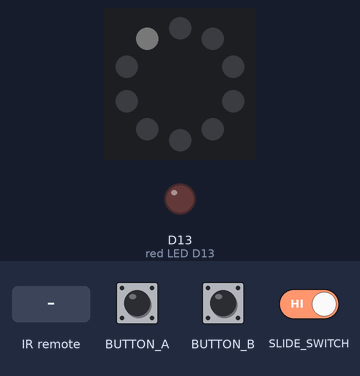
Bench run of a program on a simulated Circuit Playground running CircuitPython. Parts: the board's ring of 10 RGB LEDs (number 0 left of the top, counting anticlockwise), output pins drawn as LEDs (lit = HIGH). Dashed ring = blinking. Inputs (shaded band) come from the test bench. Dim RGB values are drawn brighter than linear; pins used as bus, display or sensor lines are not drawn.

Above: at 1.2 s.
1.3 s: slide switch moved to the right
At 1.45 s:
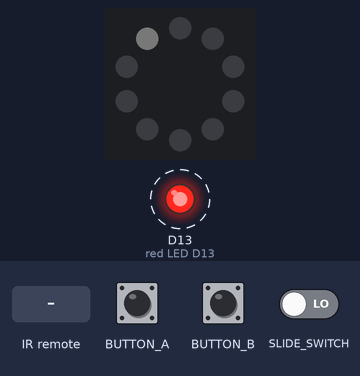
3.2 s: button A pressed for 0.15 s
At 3.6 s:
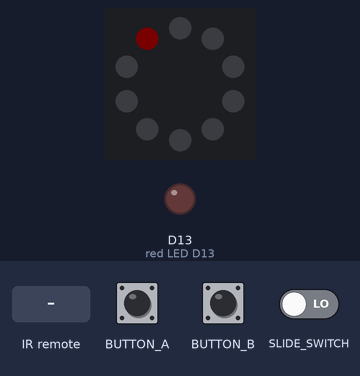
5.2 s: button B pressed for 0.15 s
At 5.7 s:
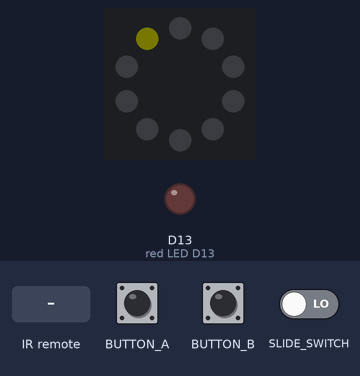
6.8 s: infrared code 0x45 received
At 7.2 s:
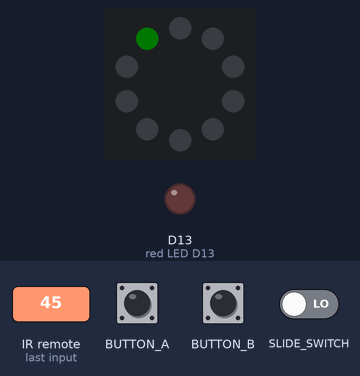
8.8 s: button B pressed for 1 s
At 9.7 s:
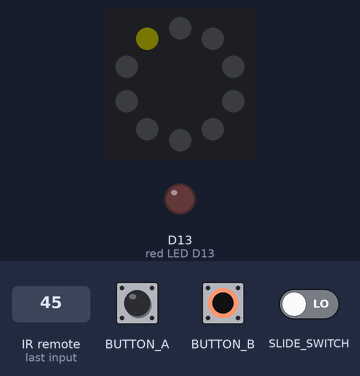
11.3 s: infrared code 0x46 received
At 12.1 s:
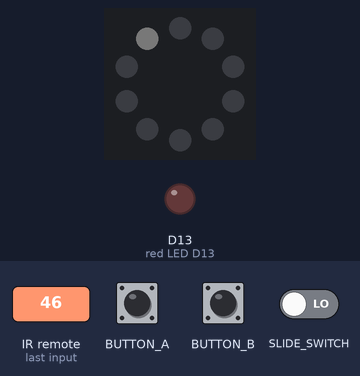
Timing chart, 0 to 14.3 s (numbered marks = the images above; inputs shaded):
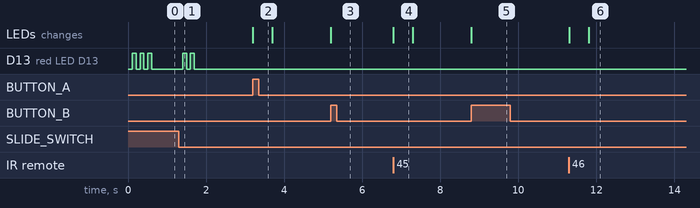

The program:

code.py
```python
import adafruit_irremote
import board
import pulseio
import time
from adafruit_circuitplayground.express import cpx

# Create a 'pulseio' output, to send infrared signals on the IR transmitter
pwm = pulseio.PWMOut(board.IR_TX, frequency=38000, duty_cycle=2 ** 15)
pulseout = pulseio.PulseOut(pwm)

# Create an encoder that will take numbers and turn them into NEC IR pulses
encoder = adafruit_irremote.GenericTransmit(
    header=[9500, 4500], one=[550, 550], zero=[550, 1700], trail=0
)

# Create a 'pulseio' input, to listen to infrared signals on the IR receiver
pulsein = pulseio.PulseIn(board.IR_RX, maxlen=120, idle_state=True)
# Create a decoder that will take pulses and turn them into numbers
decoder = adafruit_irremote.GenericDecode()

SELECT_COLOUR = 0x0000FF
ACTIVE_COLOUR = 0xFFFFFF
BLANK_COLOUR = 0x000000
FAIL_COLOUR = 0xFF0000
CONFIRM_COLOUR = 0x00FF00
WAITING_COLOUR = 0xFFFF00

IR_ERRORS = (
    adafruit_irremote.IRDecodeException,
    adafruit_irremote.IRNECRepeatException,
)


def flash_neopixel(index, colour, length=0.5):
    """
    Turn a neopixel a specific colour for a given amount
    of time. It will return to its original colour after.
    """

    original_colour = cpx.pixels[index]

    cpx.pixels[index] = colour
    time.sleep(length)
    cpx.pixels[index] = original_colour


def flash_led(amount, length=0.1):
    """Flash the red LED a given amount of times."""

    for _ in range(amount):
        time.sleep(length)
        cpx.red_led = True
        time.sleep(length)
        cpx.red_led = False


def selection_colour(index):
    """
    Find out what colour a specific neopixel should be
    when we're in selection mode. Neopixels that "store"
    an IR signal will be highlighted for the user.
    """

    if saved_signals[index] is None:
        return BLANK_COLOUR
    else:
        return SELECT_COLOUR


cpx.pixels.brightness = 0.01
saved_signals = [None] * 10

previous_index = 0
current_index = 0
button_held = False
selecting = None

while True:

    # when the switch is flicked, toggle between the modes
    if selecting != cpx.switch:
        selecting = cpx.switch
        cpx.pixels.fill(BLANK_COLOUR)

        if selecting:
            for index in range(10):
                cpx.pixels[index] = selection_colour(index)

            cpx.pixels[current_index] = ACTIVE_COLOUR
            flash_led(3)

        else:
            cpx.pixels[current_index] = ACTIVE_COLOUR
            flash_led(2)

    # we only want to process new button presses, not button holds.
    if selecting and not button_held:

        previous_index = current_index

        # the buttons are used to move the "cursor" and select a neopixel.
        if cpx.button_a:
            button_held = True
            current_index = (current_index + 1) % 10

        elif cpx.button_b:
            button_held = True
            current_index = (current_index - 1) % 10

        else:
            continue

        cpx.pixels[previous_index] = selection_colour(previous_index)
        cpx.pixels[current_index] = ACTIVE_COLOUR

    # this will run when we're in signal receive/transmit mode.
    elif not selecting and not button_held:

        # transmit the signal under the current neopixel (if it exists).
        if cpx.button_a:
            button_held = True
            signal = saved_signals[current_index]

            if signal is None:
                flash_neopixel(current_index, FAIL_COLOUR)
                continue

            cpx.red_led = True
            encoder.transmit(pulseout, signal)
            cpx.red_led = False

        # or wait for an incoming signal and save it under this neopixel.
        elif cpx.button_b:
            button_held = True
            cpx.pixels[current_index] = WAITING_COLOUR
            pulses = decoder.read_pulses(pulsein)  # wait for a signal.

            try:
                # attempt to convert received pulses into numbers.
                received_code = decoder.decode_bits(pulses, debug=False)
            except IR_ERRORS:
                flash_neopixel(current_index, FAIL_COLOUR)
            else:
                saved_signals[current_index] = received_code
                flash_neopixel(current_index, CONFIRM_COLOUR)

            cpx.pixels[current_index] = ACTIVE_COLOUR

    if button_held and not (cpx.button_a or cpx.button_b):
        button_held = False
```

Measured:
- after the input at 1.3 s, D13 (red LED D13): alternates HIGH for 0.10 s and LOW for 0.10 s, 4 changes in all, then stays LOW, starting after 0.10 s
- after the input at 3.2 s, the LEDs: change at once (image 2)
- after the input at 5.2 s, the LEDs: change at once (image 3)
- after the input at 6.8 s, the LEDs: change at once (image 4)
- after the input at 8.8 s, the LEDs: change at once (image 5)
- after the input at 11.3 s, the LEDs: first change at once (image 6 shows a later state)
- by itself, D13 (red LED D13): alternates HIGH for 0.10 s and LOW for 0.10 s, 6 changes in all, then stays LOW
